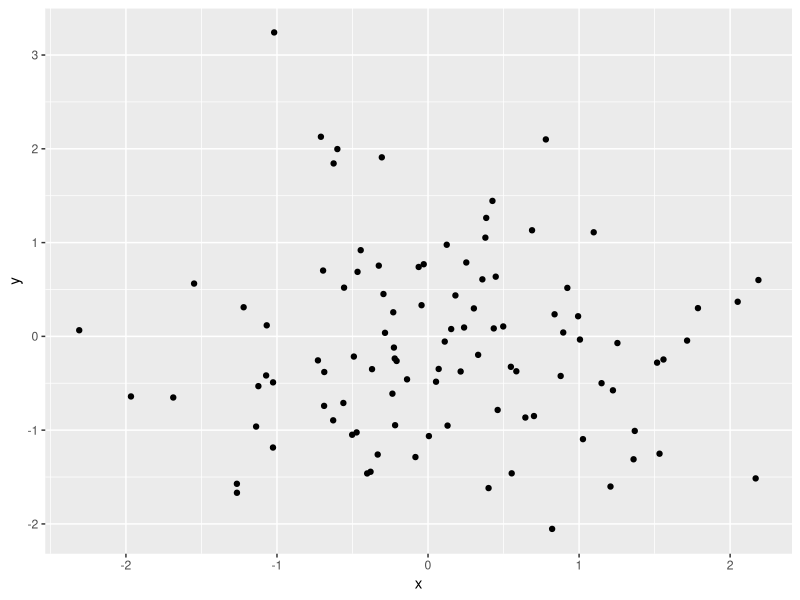
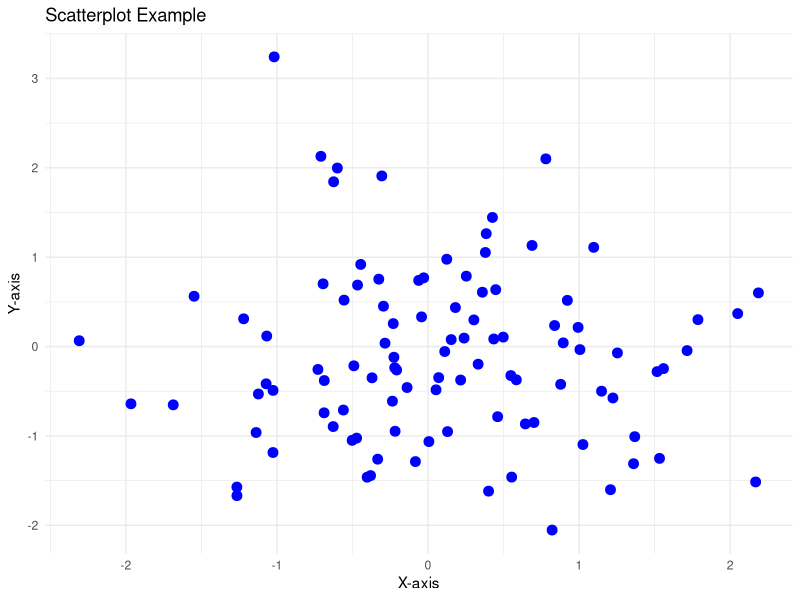

Source code (R) for these figures, in order:
library(ggplot2)
set.seed(123)  # For reproducibility
df <- data.frame(
  x = rnorm(100),
  y = rnorm(100)
)

ggplot(df, aes(x = x, y = y)) +
  geom_point()


ggplot(df, aes(x = x, y = y)) +
  geom_point(color = "blue", size = 3) +
  labs(title = "Scatterplot Example", x = "X-axis", y = "Y-axis") +
  theme_minimal()

#add more graphs
